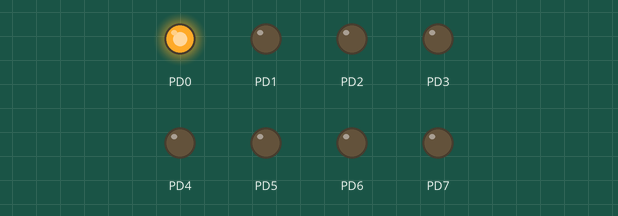
Recording of a program running on a simulated ATmega328P, built with avr-gcc and emulated at 16 MHz. On the bench: output pins drawn as LEDs (lit = HIGH).

Above: at 0.1 s.
At 4.9 s:
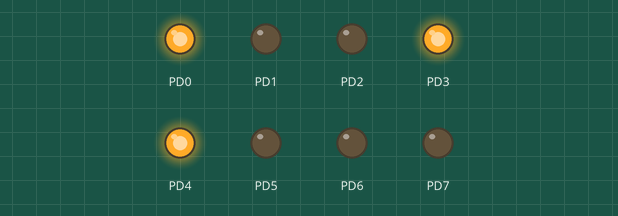
At 9.9 s:
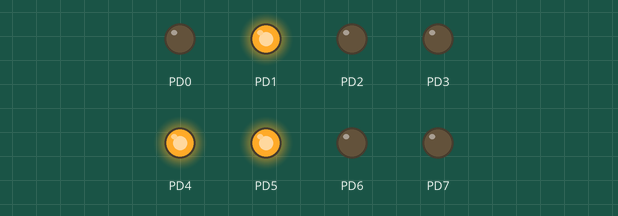
At 19.9 s:
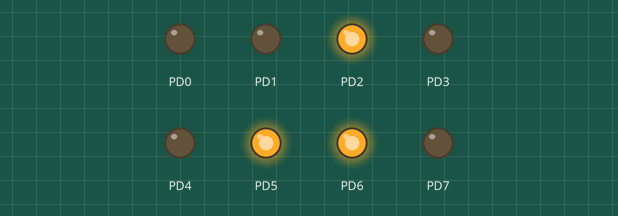
At 29.9 s:
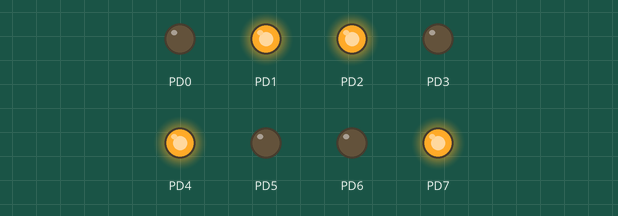
At 39.9 s:
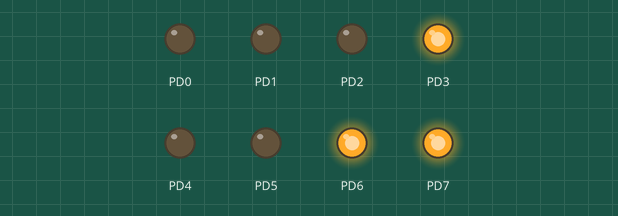
Timing chart, 0 to 40.0 s (numbered marks = the images above):
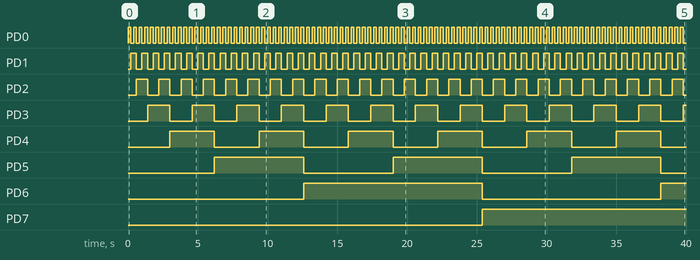

Measured:
- by itself, PD0: alternates HIGH for 0.20 s and LOW for 0.20 s
- by itself, PD1: alternates HIGH for 0.40 s and LOW for 0.40 s
- by itself, PD2: alternates HIGH for 0.80 s and LOW for 0.80 s
- by itself, PD3: alternates HIGH for 1.6 s and LOW for 1.6 s
- by itself, PD4: alternates HIGH for 3.2 s and LOW for 3.2 s
- by itself, PD5: alternates HIGH for 6.4 s and LOW for 6.4 s
- by itself, PD6: LOW → HIGH at 12.6 s, → LOW 12.8 s later, → HIGH 12.8 s later
- by itself, PD7: LOW → HIGH at 25.4 s

The program:

main.cpp
```cpp
/*
 * C_003_OverflowTest.cpp
 *
 * Created: 21.12.2018 20:51:28
 * Author : volzs
 */

#include <util/delay.h>
#include <avr/io.h>

int main(void)
{
	DDRD = 0xFF;
	PORTD = 0;
    while (1)
    {
		PORTD++;
		_delay_ms(200);
    }
}
```
